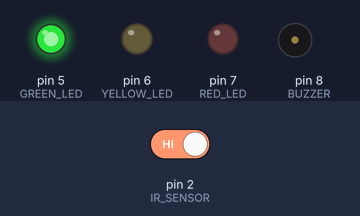
The sketch below on a simulated Arduino Uno, built with avr-gcc and run on an emulated ATmega328P. Shown: output pins drawn as LEDs (lit = HIGH), buzzer (waves = sounding, pin HIGH). The inputs (shaded band) are chosen by the test bench; at power-on: pin 2 (IR_SENSOR) HIGH.

Above: at 1.2 s.
1.3 s: pin 2 (IR_SENSOR) driven LOW
At 1.9 s:
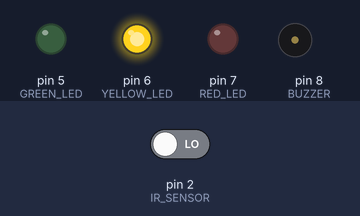
2.8 s: pin 2 (IR_SENSOR) driven HIGH
At 3.2 s:
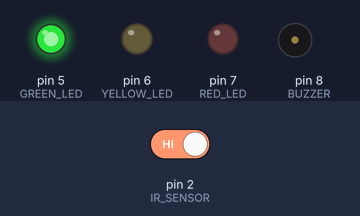
Timing chart, 0 to 5.8 s (numbered marks = the images above; inputs shaded):
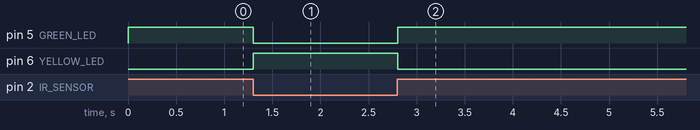

The sketch:

Anti-sleep-Alarm.ino
```cpp
const int IR_SENSOR = 2;
const int GREEN_LED = 5;
const int YELLOW_LED = 6;
const int RED_LED = 7;
const int BUZZER = 8;

const unsigned long ALERT_TIME = 3000;

unsigned long closedStartTime = 0;
bool eyesClosed = false;

void setup() {
  pinMode(IR_SENSOR, INPUT);
  pinMode(GREEN_LED, OUTPUT);
  pinMode(YELLOW_LED, OUTPUT);
  pinMode(RED_LED, OUTPUT);
  pinMode(BUZZER, OUTPUT);

  Serial.begin(9600);
}

void loop() {
  int sensorValue = digitalRead(IR_SENSOR);

  // Assumption: LOW means eyes closed
  if (sensorValue == LOW) {
    if (!eyesClosed) {
      eyesClosed = true;
      closedStartTime = millis();
    }

    if (millis() - closedStartTime >= ALERT_TIME) {
      digitalWrite(GREEN_LED, LOW);
      digitalWrite(YELLOW_LED, LOW);
      digitalWrite(RED_LED, HIGH);
      digitalWrite(BUZZER, HIGH);
      Serial.println("Drowsiness Alert!");
    } else {
      digitalWrite(GREEN_LED, LOW);
      digitalWrite(YELLOW_LED, HIGH);
      digitalWrite(RED_LED, LOW);
      digitalWrite(BUZZER, LOW);
    }
  } else {
    eyesClosed = false;
    digitalWrite(GREEN_LED, HIGH);
    digitalWrite(YELLOW_LED, LOW);
    digitalWrite(RED_LED, LOW);
    digitalWrite(BUZZER, LOW);
  }

  delay(20);
}
```

Measured:
- after the input at 1.3 s, pin 5 (GREEN_LED): HIGH → LOW at once; pin 6 (YELLOW_LED): LOW → HIGH at once
- after the input at 2.8 s, pin 5 (GREEN_LED): LOW → HIGH at once; pin 6 (YELLOW_LED): HIGH → LOW after 0.00 s instead of 1.5 s; pin 7 (RED_LED), pin 8 (BUZZER): stays LOW (without the input it goes to HIGH after 1.5 s)
